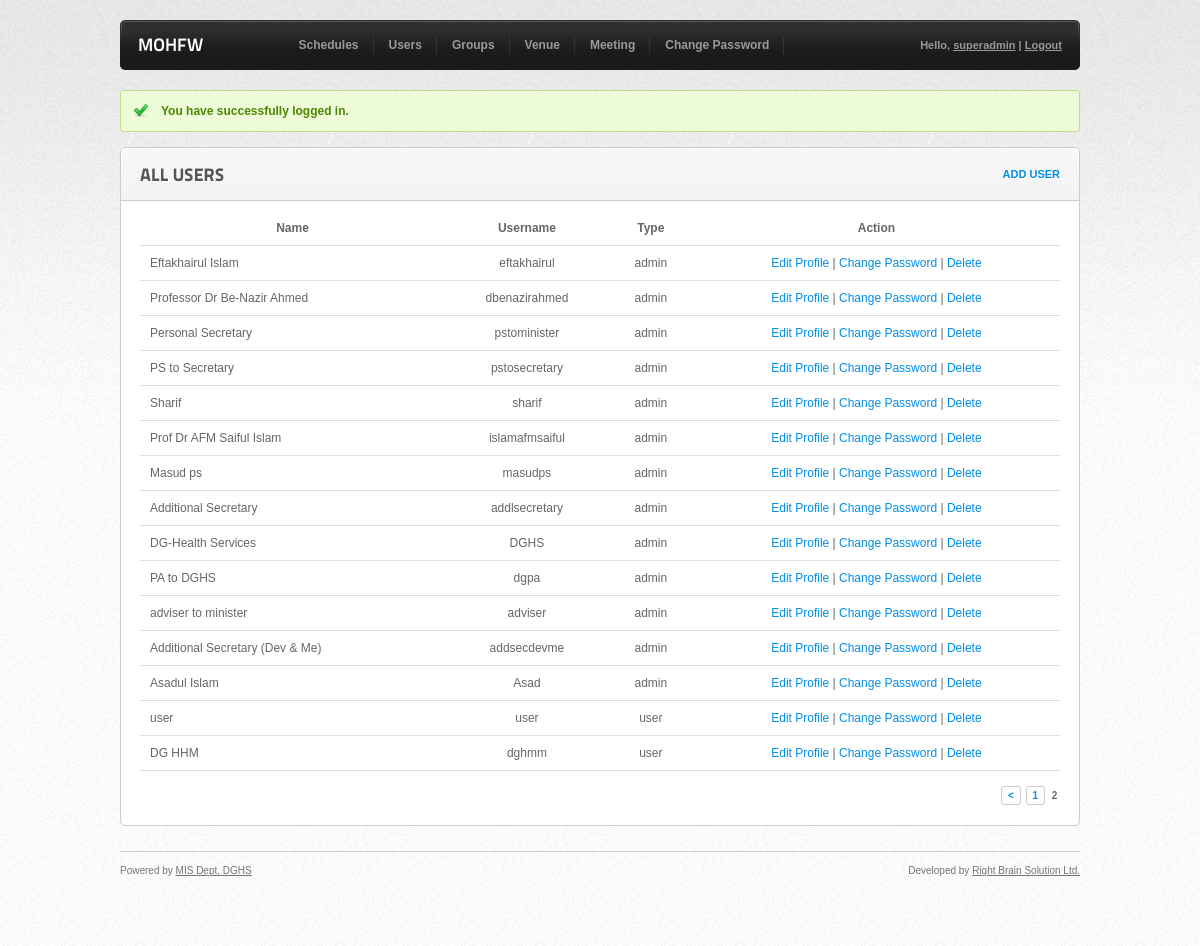
Page /user/manageUser/page/20 (signed in) on the committed database.
### tables this page shows
CREATE TABLE IF NOT EXISTS `users` (
  `user_id` smallint(6) NOT NULL AUTO_INCREMENT,
  `username` varchar(50) NOT NULL,
  `password` varchar(35) NOT NULL,
  `user_type_id` tinyint(2) NOT NULL,
  `created_date` date NOT NULL,
  `modified_date` timestamp NOT NULL DEFAULT '0000-00-00 00:00:00' ON UPDATE CURRENT_TIMESTAMP,
  `group_id` smallint(6) NOT NULL,
  PRIMARY KEY (`user_id`),
  UNIQUE KEY `username` (`username`),
  KEY `user_type_id` (`user_type_id`),
  KEY `group_id` (`group_id`)
);

CREATE TABLE IF NOT EXISTS `profiles` (
  `profile_id` smallint(6) NOT NULL AUTO_INCREMENT,
  `user_id` smallint(6) NOT NULL,
  `name` varchar(100) NOT NULL,
  `email_address` varchar(100) NOT NULL,
  PRIMARY KEY (`profile_id`),
  KEY `user_id` (`user_id`)
);

CREATE TABLE IF NOT EXISTS `user_types` (
  `user_type_id` tinyint(2) NOT NULL AUTO_INCREMENT,
  `title` varchar(20) NOT NULL,
  PRIMARY KEY (`user_type_id`)
);

### app/libraries/Layout.php (called while the page is built, shortened)
<?php if (!defined('BASEPATH')) exit('No direct script access allowed');
class Layout
{
    var $layout;
    function Layout($layout = "layouts/main")
    {
        $this->obj =& get_instance();
        $this->layout = $layout;
    }
    function view($view, $data=null, $return=false)
    {
        $data['content_for_layout'] = $this->obj->load->view($view,$data,true);
        if($return)
        {
            $output = $this->obj->load->view($this->layout,$data, true);
            return $output;
        }
        else
        {
            $this->obj->load->view($this->layout,$data, false);
        }
    }
}

### app/controllers/UserController.php (called while the page is built, shortened)
<?php
class UserController extends BaseController
{
    public function  __construct ()
    {
        $this->data['userType'] = $this->session->userdata('userType');
    }
    public function manageUser()
    {
        $url = site_url('user/manageUser');
        $this->_processPagination($url);
        $this->layout->view('users/manage-user', $this->data);
    }
    private function _processPagination($url)
    {
        $uriAssoc = $this->uri->uri_to_assoc();
        $page = empty ($uriAssoc['page']) ? 0 : $uriAssoc['page'];
        $this->data['users'] = $this->users->getAll($page);
    }
}

### system/codeigniter/CodeIgniter.php (called while the page is built, shortened)
<?php  if ( ! defined('BASEPATH')) exit('No direct script access allowed');
$EXT =& load_class('Hooks');
$EXT->_call_hook('pre_system');
$URI =& load_class('URI');
$RTR =& load_class('Router');
$method = $RTR->fetch_method();
$EXT->_call_hook('pre_controller');
$CI = new $class();
if ($RTR->scaffolding_request === TRUE)
{
	if ($EXT->_call_hook('scaffolding_override') === FALSE)
	{
		$CI->_ci_scaffolding();
	}
}
else
{
	if (method_exists($CI, '_remap'))
	{
		$CI->_remap($method);
	}
	else
	{
		call_user_func_array(array(&$CI, $method), array_slice($URI->rsegments, 2));
	}
}

### index.php (called while the page is built, shortened)
<?php
require_once BASEPATH.'codeigniter/CodeIgniter'.EXT;

### system/codeigniter/Base5.php (called while the page is built)
<?php  if ( ! defined('BASEPATH')) exit('No direct script access allowed');
class CI_Base {
	private static $instance;
	public function CI_Base()
	{
		self::$instance =& $this;
	}
	public static function &get_instance()
	{
		return self::$instance;
	}
}
function &get_instance()
{
	return CI_Base::get_instance();
}

### app/libraries/MY_Model.php (called while the page is built, shortened)
<?php  if (!defined('BASEPATH')) exit('No direct script access allowed');
class MY_Model extends Model
{
    public function loadTable($table, $primaryKey = 'id')
    {
        $this->table = $table;
        $this->primaryKey = $primaryKey;
    }
}

### app/models/users.php (called while the page is built, shortened)
<?php
class Users extends MY_Model
{
    public function getAll($offset = 0)
    {
        $limit = $this->config->item('rowsPerPage');
        $this->db->select();
        $this->db->from($this->table);
        $this->db->join('profiles', "profiles.{$this->primaryKey}={$this->table}.{$this->primaryKey}");
        $this->db->join('user_types', "user_types.user_type_id={$this->table}.user_type_id");
        $this->db->limit($limit, $offset);
        return $this->db->get()->result_array();
    }
}

### app/views/users/manage-user.php (the view)
<div class="block">
    <div class="block_head">
        <h2>All Users</h2>
        <ul>
            <a href="<?php echo site_url("user/addUser") ?>">Add User</a>
        </ul>
    </div>
    <div class="block_content">
        <table cellpadding="0" cellspacing="0" width="100%">
            <tr>
                <th class="centered">Name</th>
                <th class="centered">Username</th>
                <th class="centered">Type</th>
                <th class="action">Action</th>
            </tr>
            <?php if (empty ($users)) : ?>
            <tr>
                <td colspan="4" class="nodatamsg">No user is found.</td>
            </tr>
            <?php else : foreach($users as $user) : ?>
            <tr>
                <td><?php echo $user['name'] ?></td>
                <td class="centered"><?php echo $user['username'] ?></td>
                <td class="centered"><?php echo $user['title'] ?></td>
                <td class="action">
                    <a href="<?php echo site_url("user/editUser/id/{$user['user_id']}") ?>">Edit Profile</a> |
                    <a href="<?php echo site_url("user/changePassword/id/{$user['user_id']}") ?>" >Change Password</a> |
                    <a href="<?php echo site_url("user/deleteUser/id/{$user['user_id']}") ?>" id='delete'>Delete</a>
                </td>
            </tr>
            <?php endforeach; endif ?>
        </table>
        <div class="pagination right">
            <?php echo $this->pagination->create_links() ?>
        </div>
    </div>
</div>

### assets/css/style.css (style rules this page uses)
* { padding:0; margin:0; }
body { background: #fbfbfb url(../images/bg.jpg) 0 0 repeat; font-family: "Lucida Grande", Verdana, sans-serif; font-size: 12px; color: #666; line-height: 20px; }
a { color: #008ee8; text-decoration: none; outline: none; }
.block { background: url(../images/bnd.gif) bottom center no-repeat; padding-bottom: 5px; margin-bottom: 25px; clear: both; }
.block .block_head { height: 54px; line-height: 54px; padding: 0 20px; background: url(../images/bhead.gif) 0 0 no-repeat; overflow: hidden; }
.block .block_head h2 { font-family: "Titillium999", Helvetica, Arial, sans-serif; font-size: 18px; font-weight: normal; text-transform: uppercase; color: #555; text-shadow: 1px 1px 0 #fff; float: left; }
.block .block_head ul { float: right; text-transform: uppercase; font-size: 11px; font-weight: bold; text-shadow: 1px 1px 0 #fff; }
.block .block_content { overflow: hidden; background: url(../images/bbg.gif) 0 0 repeat-y; padding: 10px 20px 0; }
.block table { text-align: left; margin-bottom: 15px; }
.block table tr td, .block table tr th { border-bottom: 1px solid #ddd; padding: 10px; line-height: normal; text-align: left; }
.block table tr th.centered, .block table tr td.centered, .block table tr th.action, .block table tr td.action { text-align: center !important; }
.block .pagination { font-size: 10px; font-weight: bold; padding-bottom: 15px; padding-top: 15px; border-top: 1px solid #eee; }
.block .pagination.right { float: right; text-align: right; padding-top: 0; border: 0; width: 500px; overflow: hidden; }
.block .pagination a { border: 1px solid #ccc; -webkit-border-radius: 3px; -moz-border-radius: 3px; border-radius: 3px; padding: 3px 6px; margin: 0 1px; }

### assets/css/print.css (style rules this page uses)
body { margin:0; padding:0; line-height: 1.4em; word-spacing:1px; letter-spacing:0.2px; font: 13px Arial, Helvetica,"Lucida Grande", serif; color: #000; }
h2 { color:#000; font-size:25px; }

### rows in the picture
users: profiles.name "Eftakhairul Islam", username "eftakhairul", user_type.title "admin"
users: profiles.name "Professor Dr Be-Nazir Ahmed", username "dbenazirahmed", user_type.title "admin"
users: profiles.name "Personal Secretary", username "pstominister", user_type.title "admin"
users: profiles.name "PS to Secretary", username "pstosecretary", user_type.title "admin"
users: profiles.name "Sharif", username "sharif", user_type.title "admin"
users: profiles.name "Prof Dr AFM Saiful Islam", username "islamafmsaiful", user_type.title "admin"
users: profiles.name "Masud ps", username "masudps", user_type.title "admin"
users: profiles.name "Additional Secretary", username "addlsecretary", user_type.title "admin"
users: profiles.name "DG-Health Services", username "DGHS", user_type.title "admin"
users: profiles.name "PA to DGHS", username "dgpa", user_type.title "admin"
users: profiles.name "adviser to minister", username "adviser", user_type.title "admin"
users: profiles.name "Additional Secretary (Dev & Me)", username "addsecdevme", user_type.title "admin"
users: profiles.name "Asadul Islam", username "Asad", user_type.title "admin"
users: profiles.name "user", username "user", user_type.title "user"
users: profiles.name "DG HHM", username "dghmm", user_type.title "user"

### other values in the picture
$this->session->userdata('username') "superadmin"
$notification['message'] "You have successfully logged in."
$this->pagination->create_links() "< 1 2"
